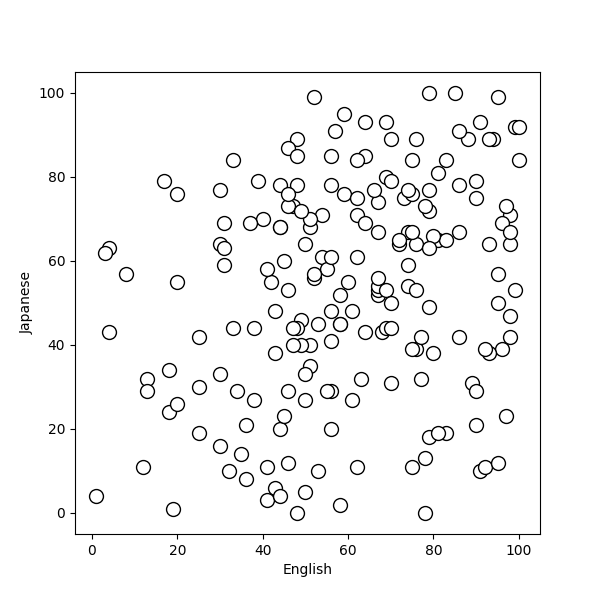

Reproduce this figure in Python.
import pandas
from matplotlib import pyplot

score = pandas.read_csv('score2.csv', encoding='utf_8')
score.plot.scatter('English', 'Japanese', s=100, c='white', edgecolor='black', figsize=(6, 6))
pyplot.savefig('scatter1.png')
pyplot.show()